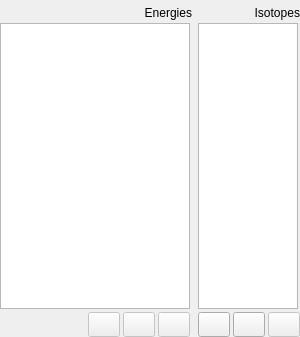
<?xml version="1.0" encoding="UTF-8"?>
<ui version="4.0">
 <class>WidgetIsotopes</class>
 <widget class="QWidget" name="WidgetIsotopes">
  <property name="geometry">
   <rect>
    <x>0</x>
    <y>0</y>
    <width>300</width>
    <height>337</height>
   </rect>
  </property>
  <property name="sizePolicy">
   <sizepolicy hsizetype="Maximum" vsizetype="Preferred">
    <horstretch>0</horstretch>
    <verstretch>0</verstretch>
   </sizepolicy>
  </property>
  <property name="minimumSize">
   <size>
    <width>0</width>
    <height>0</height>
   </size>
  </property>
  <property name="maximumSize">
   <size>
    <width>300</width>
    <height>16777215</height>
   </size>
  </property>
  <property name="windowTitle">
   <string>Form</string>
  </property>
  <property name="windowIcon">
   <iconset>
    <normaloff>:/new/icons/qpx.xpm</normaloff>:/new/icons/qpx.xpm</iconset>
  </property>
  <layout class="QGridLayout" name="gridLayout">
   <property name="leftMargin">
    <number>0</number>
   </property>
   <property name="topMargin">
    <number>6</number>
   </property>
   <property name="rightMargin">
    <number>0</number>
   </property>
   <property name="bottomMargin">
    <number>0</number>
   </property>
   <item row="0" column="0">
    <layout class="QVBoxLayout" name="verticalLayout_2">
     <property name="spacing">
      <number>3</number>
     </property>
     <property name="sizeConstraint">
      <enum>QLayout::SetMaximumSize</enum>
     </property>
     <item>
      <widget class="QLabel" name="labelPeaks">
       <property name="minimumSize">
        <size>
         <width>0</width>
         <height>0</height>
        </size>
       </property>
       <property name="maximumSize">
        <size>
         <width>16777215</width>
         <height>25</height>
        </size>
       </property>
       <property name="text">
        <string>Energies</string>
       </property>
       <property name="alignment">
        <set>Qt::AlignRight|Qt::AlignTrailing|Qt::AlignVCenter</set>
       </property>
      </widget>
     </item>
     <item>
      <widget class="QTableView" name="tableGammas">
       <property name="sizePolicy">
        <sizepolicy hsizetype="Maximum" vsizetype="Expanding">
         <horstretch>0</horstretch>
         <verstretch>0</verstretch>
        </sizepolicy>
       </property>
       <property name="minimumSize">
        <size>
         <width>190</width>
         <height>0</height>
        </size>
       </property>
       <property name="maximumSize">
        <size>
         <width>190</width>
         <height>16777215</height>
        </size>
       </property>
       <attribute name="horizontalHeaderHighlightSections">
        <bool>false</bool>
       </attribute>
       <attribute name="verticalHeaderVisible">
        <bool>false</bool>
       </attribute>
       <attribute name="verticalHeaderHighlightSections">
        <bool>false</bool>
       </attribute>
      </widget>
     </item>
     <item>
      <widget class="QWidget" name="groupEnergies" native="true">
       <property name="sizePolicy">
        <sizepolicy hsizetype="Preferred" vsizetype="Maximum">
         <horstretch>0</horstretch>
         <verstretch>0</verstretch>
        </sizepolicy>
       </property>
       <property name="minimumSize">
        <size>
         <width>0</width>
         <height>0</height>
        </size>
       </property>
       <layout class="QHBoxLayout" name="horizontalLayout">
        <property name="spacing">
         <number>3</number>
        </property>
        <property name="leftMargin">
         <number>0</number>
        </property>
        <property name="topMargin">
         <number>0</number>
        </property>
        <property name="rightMargin">
         <number>0</number>
        </property>
        <property name="bottomMargin">
         <number>0</number>
        </property>
        <item>
         <spacer name="horizontalSpacer">
          <property name="orientation">
           <enum>Qt::Horizontal</enum>
          </property>
          <property name="sizeType">
           <enum>QSizePolicy::Preferred</enum>
          </property>
          <property name="sizeHint" stdset="0">
           <size>
            <width>88</width>
            <height>20</height>
           </size>
          </property>
         </spacer>
        </item>
        <item>
         <widget class="QPushButton" name="pushAddGamma">
          <property name="enabled">
           <bool>false</bool>
          </property>
          <property name="sizePolicy">
           <sizepolicy hsizetype="Maximum" vsizetype="Fixed">
            <horstretch>0</horstretch>
            <verstretch>0</verstretch>
           </sizepolicy>
          </property>
          <property name="minimumSize">
           <size>
            <width>32</width>
            <height>25</height>
           </size>
          </property>
          <property name="maximumSize">
           <size>
            <width>32</width>
            <height>25</height>
           </size>
          </property>
          <property name="toolTip">
           <string>New peak</string>
          </property>
          <property name="text">
           <string/>
          </property>
          <property name="icon">
           <iconset resource="../resources/daquiri.qrc">
            <normaloff>:/icons/oxy/16/edit_add.png</normaloff>:/icons/oxy/16/edit_add.png</iconset>
          </property>
          <property name="iconSize">
           <size>
            <width>16</width>
            <height>16</height>
           </size>
          </property>
         </widget>
        </item>
        <item>
         <widget class="QPushButton" name="pushRemove">
          <property name="enabled">
           <bool>false</bool>
          </property>
          <property name="sizePolicy">
           <sizepolicy hsizetype="Maximum" vsizetype="Fixed">
            <horstretch>0</horstretch>
            <verstretch>0</verstretch>
           </sizepolicy>
          </property>
          <property name="minimumSize">
           <size>
            <width>32</width>
            <height>25</height>
           </size>
          </property>
          <property name="maximumSize">
           <size>
            <width>32</width>
            <height>25</height>
           </size>
          </property>
          <property name="toolTip">
           <string>Delete peak</string>
          </property>
          <property name="text">
           <string/>
          </property>
          <property name="icon">
           <iconset resource="../resources/daquiri.qrc">
            <normaloff>:/icons/oxy/16/editdelete.png</normaloff>:/icons/oxy/16/editdelete.png</iconset>
          </property>
          <property name="iconSize">
           <size>
            <width>16</width>
            <height>16</height>
           </size>
          </property>
         </widget>
        </item>
        <item>
         <widget class="QPushButton" name="pushSum">
          <property name="enabled">
           <bool>false</bool>
          </property>
          <property name="sizePolicy">
           <sizepolicy hsizetype="Maximum" vsizetype="Fixed">
            <horstretch>0</horstretch>
            <verstretch>0</verstretch>
           </sizepolicy>
          </property>
          <property name="minimumSize">
           <size>
            <width>32</width>
            <height>25</height>
           </size>
          </property>
          <property name="maximumSize">
           <size>
            <width>32</width>
            <height>25</height>
           </size>
          </property>
          <property name="toolTip">
           <string>Sum energies</string>
          </property>
          <property name="text">
           <string/>
          </property>
          <property name="icon">
           <iconset>
            <normaloff>:/icons/sigma16.png</normaloff>:/icons/sigma16.png</iconset>
          </property>
          <property name="iconSize">
           <size>
            <width>16</width>
            <height>16</height>
           </size>
          </property>
         </widget>
        </item>
       </layout>
      </widget>
     </item>
    </layout>
   </item>
   <item row="0" column="1">
    <layout class="QVBoxLayout" name="verticalLayout">
     <property name="spacing">
      <number>3</number>
     </property>
     <property name="sizeConstraint">
      <enum>QLayout::SetMaximumSize</enum>
     </property>
     <item>
      <widget class="QLabel" name="label">
       <property name="maximumSize">
        <size>
         <width>16777215</width>
         <height>25</height>
        </size>
       </property>
       <property name="text">
        <string>Isotopes</string>
       </property>
       <property name="alignment">
        <set>Qt::AlignRight|Qt::AlignTrailing|Qt::AlignVCenter</set>
       </property>
      </widget>
     </item>
     <item>
      <widget class="QListWidget" name="listIsotopes">
       <property name="sizePolicy">
        <sizepolicy hsizetype="Maximum" vsizetype="Expanding">
         <horstretch>0</horstretch>
         <verstretch>0</verstretch>
        </sizepolicy>
       </property>
       <property name="minimumSize">
        <size>
         <width>100</width>
         <height>0</height>
        </size>
       </property>
       <property name="maximumSize">
        <size>
         <width>100</width>
         <height>16777215</height>
        </size>
       </property>
       <property name="horizontalScrollBarPolicy">
        <enum>Qt::ScrollBarAlwaysOff</enum>
       </property>
      </widget>
     </item>
     <item>
      <widget class="QWidget" name="groupIsotopes" native="true">
       <property name="sizePolicy">
        <sizepolicy hsizetype="Maximum" vsizetype="Preferred">
         <horstretch>0</horstretch>
         <verstretch>0</verstretch>
        </sizepolicy>
       </property>
       <property name="minimumSize">
        <size>
         <width>0</width>
         <height>0</height>
        </size>
       </property>
       <layout class="QHBoxLayout" name="horizontalLayout_2">
        <property name="spacing">
         <number>3</number>
        </property>
        <property name="leftMargin">
         <number>0</number>
        </property>
        <property name="topMargin">
         <number>0</number>
        </property>
        <property name="rightMargin">
         <number>0</number>
        </property>
        <property name="bottomMargin">
         <number>0</number>
        </property>
        <item>
         <widget class="QPushButton" name="pushImport">
          <property name="sizePolicy">
           <sizepolicy hsizetype="Preferred" vsizetype="Fixed">
            <horstretch>0</horstretch>
            <verstretch>0</verstretch>
           </sizepolicy>
          </property>
          <property name="minimumSize">
           <size>
            <width>32</width>
            <height>25</height>
           </size>
          </property>
          <property name="maximumSize">
           <size>
            <width>32</width>
            <height>25</height>
           </size>
          </property>
          <property name="toolTip">
           <string>Import</string>
          </property>
          <property name="text">
           <string/>
          </property>
          <property name="icon">
           <iconset resource="../resources/daquiri.qrc">
            <normaloff>:/icons/oxy/16/document_open_folder.png</normaloff>:/icons/oxy/16/document_open_folder.png</iconset>
          </property>
          <property name="iconSize">
           <size>
            <width>16</width>
            <height>16</height>
           </size>
          </property>
         </widget>
        </item>
        <item>
         <widget class="QPushButton" name="pushAddIsotope">
          <property name="sizePolicy">
           <sizepolicy hsizetype="Preferred" vsizetype="Fixed">
            <horstretch>0</horstretch>
            <verstretch>0</verstretch>
           </sizepolicy>
          </property>
          <property name="minimumSize">
           <size>
            <width>32</width>
            <height>25</height>
           </size>
          </property>
          <property name="maximumSize">
           <size>
            <width>32</width>
            <height>25</height>
           </size>
          </property>
          <property name="toolTip">
           <string>New isotope</string>
          </property>
          <property name="text">
           <string/>
          </property>
          <property name="icon">
           <iconset resource="../resources/daquiri.qrc">
            <normaloff>:/icons/oxy/16/edit_add.png</normaloff>:/icons/oxy/16/edit_add.png</iconset>
          </property>
          <property name="iconSize">
           <size>
            <width>16</width>
            <height>16</height>
           </size>
          </property>
         </widget>
        </item>
        <item>
         <widget class="QPushButton" name="pushRemoveIsotope">
          <property name="enabled">
           <bool>false</bool>
          </property>
          <property name="sizePolicy">
           <sizepolicy hsizetype="Preferred" vsizetype="Fixed">
            <horstretch>0</horstretch>
            <verstretch>0</verstretch>
           </sizepolicy>
          </property>
          <property name="minimumSize">
           <size>
            <width>32</width>
            <height>25</height>
           </size>
          </property>
          <property name="maximumSize">
           <size>
            <width>32</width>
            <height>25</height>
           </size>
          </property>
          <property name="toolTip">
           <string>Delete isotope</string>
          </property>
          <property name="text">
           <string/>
          </property>
          <property name="icon">
           <iconset resource="../resources/daquiri.qrc">
            <normaloff>:/icons/oxy/16/editdelete.png</normaloff>:/icons/oxy/16/editdelete.png</iconset>
          </property>
          <property name="iconSize">
           <size>
            <width>16</width>
            <height>16</height>
           </size>
          </property>
         </widget>
        </item>
       </layout>
      </widget>
     </item>
    </layout>
   </item>
  </layout>
 </widget>
 <resources>
  <include location="../resources/daquiri.qrc"/>
 </resources>
 <connections/>
</ui>
